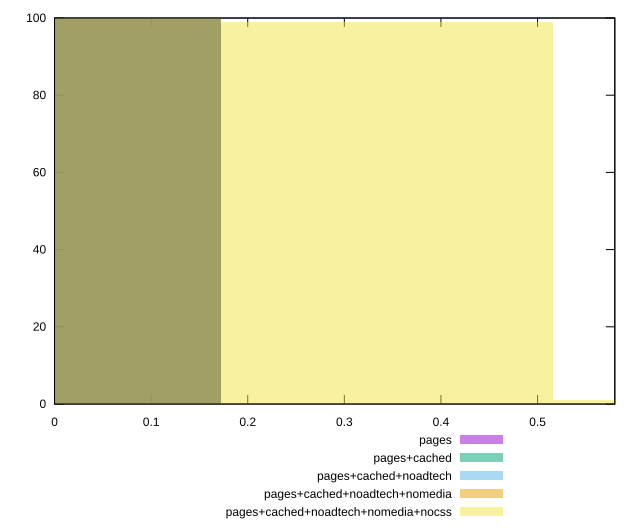

Write gnuplot code to recreate this figure.
reset

$pages <<EOF
0 100
EOF

$pagesCached <<EOF
0 100
EOF

$pagesCachedNoadtech <<EOF
0 100
EOF

$pagesCachedNoadtechNomedia <<EOF
0 100
EOF

$pagesCachedNoadtechNomediaNocss <<EOF
0.6885876212861571 1
0.34429381064307857 99
EOF

set key outside below
set boxwidth 0.34429381064307857
set xrange [0:0.58]
set yrange [0:100]
set trange [0:100]
set style fill transparent solid 0.5 noborder
set terminal svg size 640, 530 enhanced background rgb 'white'
set output "report_00017_2021-02-10T15-08-03.406Z/largest-contentful-paint/comparison/histogram/all_score.svg"

plot $pages title "pages" with boxes, \
     $pagesCached title "pages+cached" with boxes, \
     $pagesCachedNoadtech title "pages+cached+noadtech" with boxes, \
     $pagesCachedNoadtechNomedia title "pages+cached+noadtech+nomedia" with boxes, \
     $pagesCachedNoadtechNomediaNocss title "pages+cached+noadtech+nomedia+nocss" with boxes

reset
